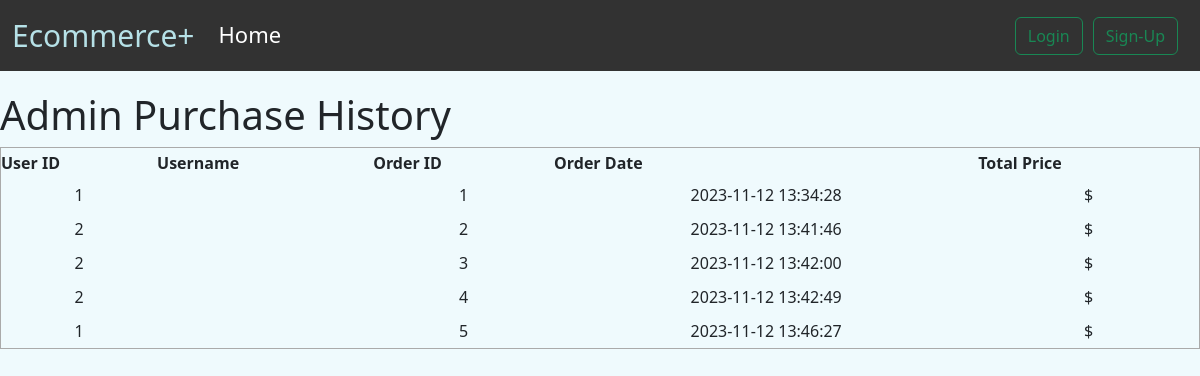
Page /purchase_history on the earlier database version.
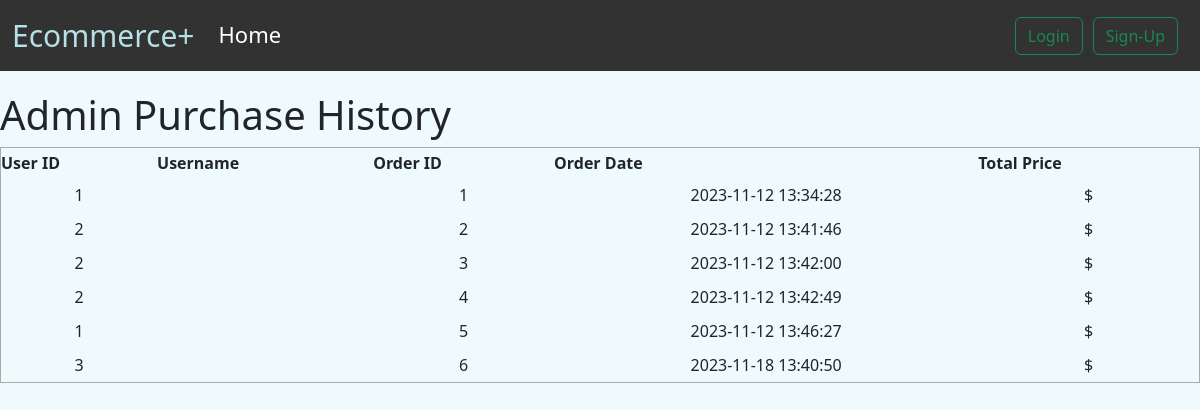
Same page on the later database version.
### tables this page shows
CREATE TABLE orders (
    order_id INTEGER PRIMARY KEY AUTOINCREMENT,
    user_id INTEGER NOT NULL,
    order_date DATETIME DEFAULT CURRENT_TIMESTAMP,
    order_price DECIMAL(10, 2) NOT NULL,
    order_payment_method VARCHAR(255) NOT NULL,
    card_id INTEGER,  
    FOREIGN KEY (user_id) REFERENCES users(user_id),
    FOREIGN KEY (card_id) REFERENCES card_details(card_id)  
);

### app.py (the view)
@app.route('/purchase_history', methods=['GET', 'POST'])
def purchase_history():
    try:
        if request.method == 'GET':
            conn = get_db_connection()
            orders = conn.execute('SELECT * FROM orders').fetchall()
            conn.close()
            return render_template('purchase_history.html', orders=orders)
    except Exception as e:
        print(str(e))
        return redirect('/')

### app.py (called while the page is built)
def get_db_connection():
    conn = sqlite3.connect('sql_database.db')
    conn.row_factory = sqlite3.Row
    return conn

### templates/purchase_history.html (shortened to what this page needs)
{% extends 'base.html' %}
{% block body %}
<body>
    <h1>Admin Purchase History</h1>
    <table>
        <thead>
            <tr>
                <th>User ID</th>
                <th>Username</th>
                <th>Order ID</th>
                <th>Order Date</th>
                <th>Total Price</th>
            </tr>
        </thead>
        <tbody>
            {% for order in orders %}
            <tr>
                <td>{{ order.user_id }}</td>
                <td>{{ order.username }}</td>
                <td>{{ order.order_id }}</td>
                <td>{{ order.order_date }}</td>
                <td>${{ order.total_price }}</td>
            </tr>
            {% endfor %}
        </tbody>
    </table>
</body>
{% endblock %}

Differences in the rows shown:
added orders: user_id "3", order_id "6", order_date "2023-11-18 13:40:50"
